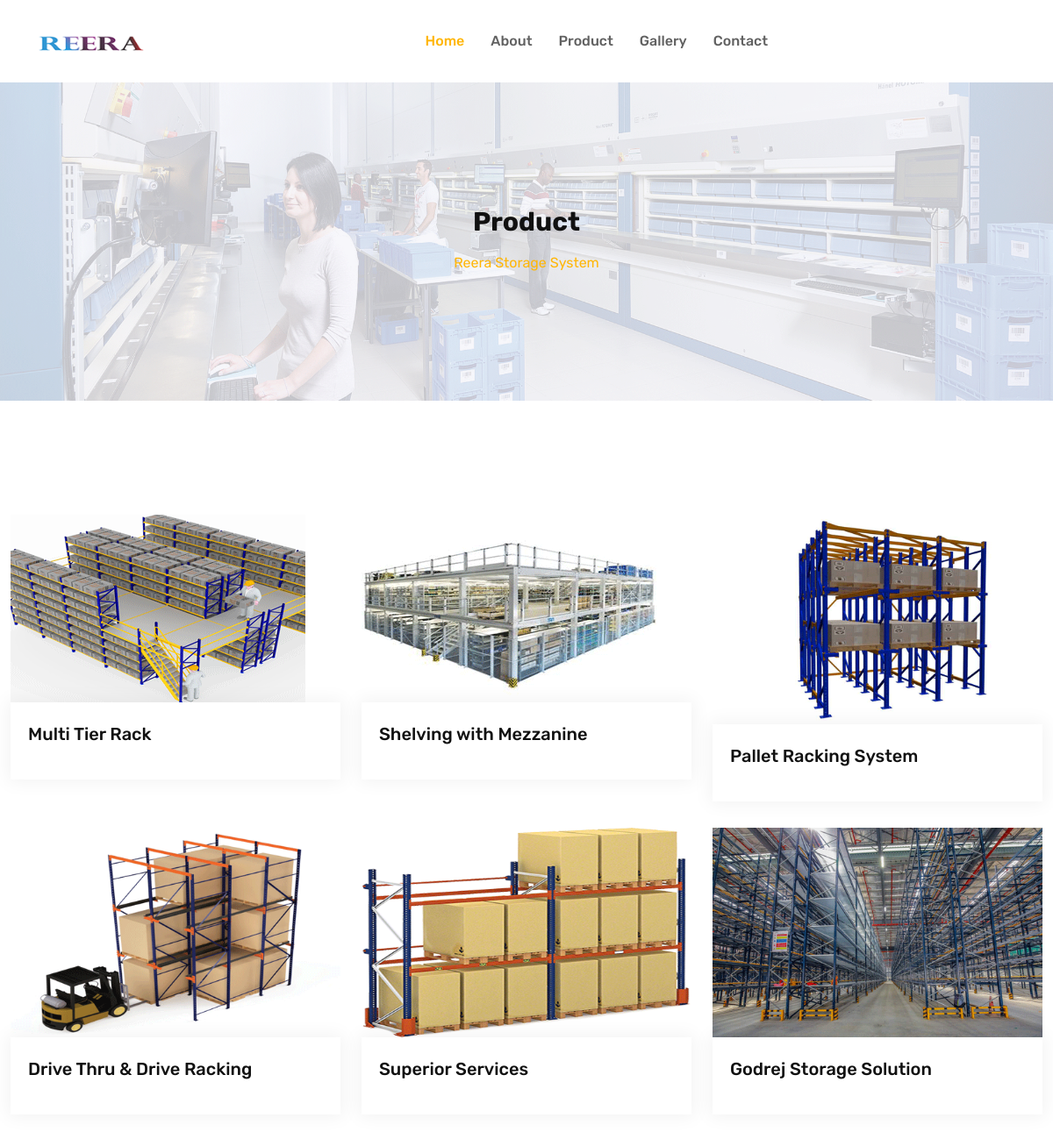
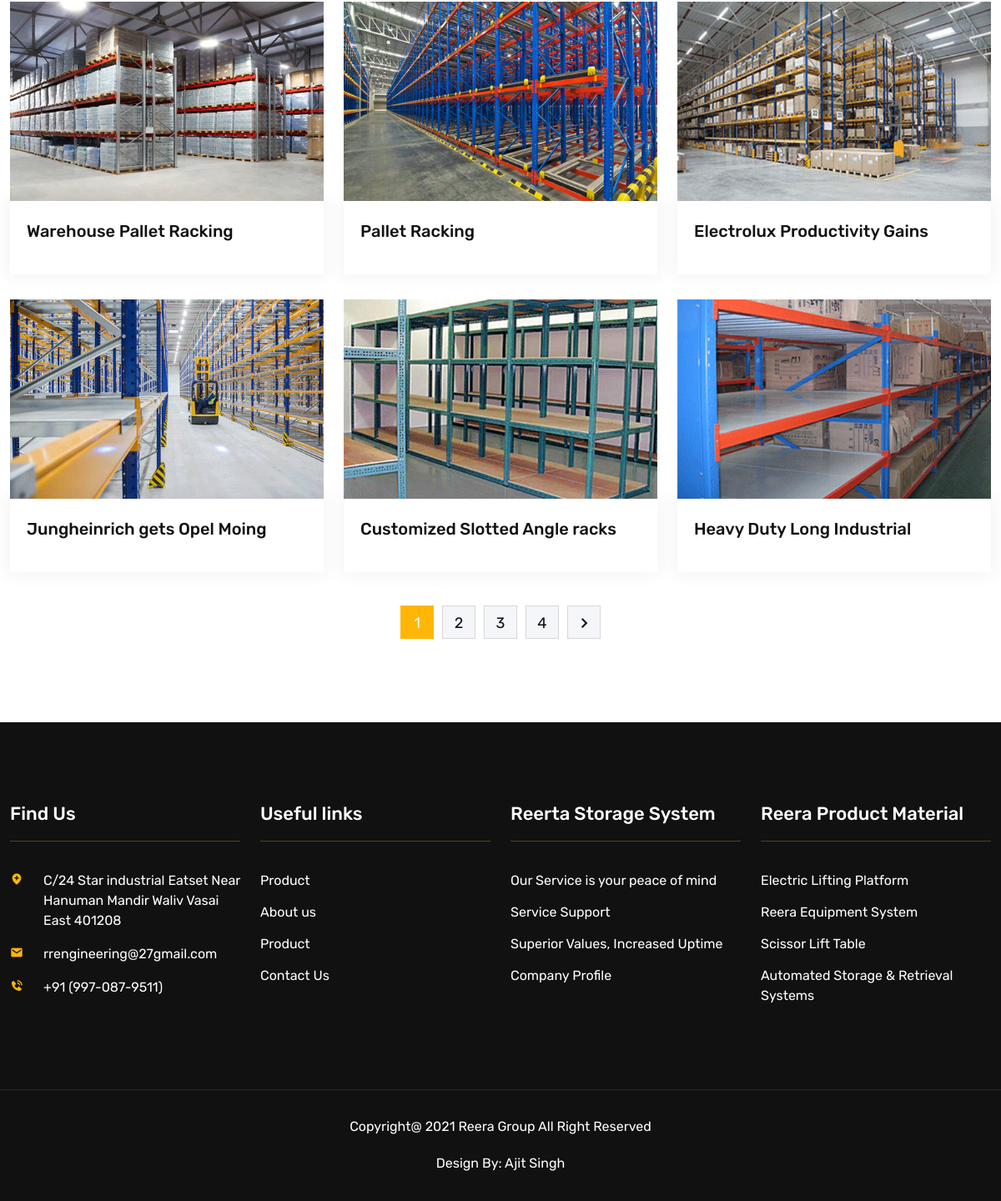
The app's page /product/ with its own data (2 pictures, top to bottom).
### websites/models.py (models this page shows, shortened)
class Product(models.Model):
    objects = models.Manager
    name = models.CharField(max_length=200)
    image = models.ImageField(upload_to='product/', max_length=150)
    is_active = models.BooleanField(
        default=True, null=True, blank=True, editable=False)
    created_by = models.ForeignKey(
        settings.AUTH_USER_MODEL, on_delete=models.CASCADE, null=True, blank=True, editable=False)
    created_on = models.DateField(default=datetime.now, editable=False)
    class Meta:
        verbose_name_plural = "Products"
        verbose_name = "Product"

### websites/views.py (the view)
# urls.py: path('product/',product, name='product'),
def product(request):
    try:
        __context = {}
        objProduct = Product.objects.filter(is_active=True).order_by('-pk')
        __context['MainProduct'] = objProduct
        return render(request, 'websites/product.html', __context)
    except Exception as ex:
        return render(request, '404.html', {'error':ex})

### websites/templates/websites/product.html (shortened to what this page needs)
{% extends 'base.html' %} {% load static %} {% block styleArea %} {% endblock %} {% block contentArea %}
<div class="page-title-area bg-4">
    <div class="container">
        <div class="page-title-content">
            <h2>Product</h2>
            <ul>
                <li class="active">Reera Storage System</li>
            </ul>
        </div>
    </div>
</div>
<section class="product-area-style ptb-100">
    <div class="container">
        <div class="row">
            {% for pro in MainProduct %}
            <div class="col-lg-4 col-md-6">
                <div class="single-course">
                    <a href="single-course.html">
                        <img src="{{pro.image.url}}" alt="Image">
                    </a>
                    <div class="course-content">
                        <a href="single-course.html">
                            <h3>{{pro.name}}</h3>
                        </a>
                    </div>
                </div>
            </div>
            {% endfor %}
            <div class="col-lg-12 col-md-12">
                <div class="pagination-area">
                    <span class="page-numbers current" aria-current="page">1</span>
                    <a href="#" class="page-numbers">2</a>
                    <a href="#" class="page-numbers">3</a>
                    <a href="#" class="page-numbers">4</a>
                    <a href="#" class="next page-numbers">
                        <i class="bx bx-chevron-right"></i>
                    </a>
                </div>
            </div>
        </div>
    </div>
</section>
{% endblock %} {% block scriptArea %} {% endblock %}

### templates/base.html (shortened to what this page needs)
<!doctype html>
<html lang="zxx">
{% load static %}
<head>
    <link rel="stylesheet" href="{% static 'css/bootstrap.min.css' %}">
    <link rel="stylesheet" href="{% static 'css/owl.theme.default.min.css' %}">
    <link rel="stylesheet" href="{% static 'css/owl.carousel.min.css' %}">
    <link rel="stylesheet" href="{% static 'css/magnific-popup.min.css' %}">
    <link rel="stylesheet" href="{% static 'css/animate.min.css' %}">
    <link rel="stylesheet" href="{% static 'css/boxicons.min.css' %}">
    <link rel="stylesheet" href="{% static 'css/flaticon.css' %}">
    <link rel="stylesheet" href="{% static 'css/meanmenu.min.css' %}">
    <link rel="stylesheet" href="{% static 'css/nice-select.min.css' %}">
    <link rel="stylesheet" href="{% static 'css/odometer.min.css' %}">
    <link rel="stylesheet" href="{% static 'css/style.css' %}">
    <link rel="stylesheet" href="{% static 'css/responsive.css' %}">
</head>
<body>
    <div class="navbar-area">
        <div class="main-nav">
            <div class="container-fluid">
                <nav class="navbar navbar-expand-md">
                    <a class="navbar-brand" href="index.html">
                        <img src="{% static 'img/logo1.gif' %}" alt="Logo">
                    </a>
                    <div class="collapse navbar-collapse mean-menu">
                        <ul class="navbar-nav m-auto">
                            <li class="nav-item">
                                <a href="{% url 'websites:index' %}" class="nav-link active">Home</a>
                            </li>
                            <li class="nav-item">
                                <a href="{% url 'websites:about' %}" class="nav-link">About</a>
                            </li>
                            <li class="nav-item">
                                <a href="{% url 'websites:product' %}" class="nav-link">Product</a>
                            </li>
                            <li class="nav-item">
                                <a href="{% url 'websites:gallery' %}" class="nav-link">Gallery</a>
                            </li>
                            <li class="nav-item">
                                <a href="{% url 'websites:contact' %}" class="nav-link">Contact</a>
                            </li>
                        </ul>
                    </div>
                </nav>
            </div>
        </div>
    </div>
    {% block contentArea %} {% endblock %}
    <footer class="footer-top-area pt-100 pb-70">
        <div class="container">
            <div class="row">
                <div class="col-lg-3 col-sm-6">
                    <div class="footer-widget">
                        <h3>Find Us</h3>
                        <ul class="address">
                            <li class="location">
                                <i class="bx bxs-location-plus"></i> C/24 Star industrial Eatset Near Hanuman Mandir Waliv Vasai East 401208
                            </li>
                            <li>
                                <i class="bx bxs-envelope"></i>
                                <a href="https://templates.hibootstrap.com/cdn-cgi/l/email-protection#0b636e6767644b6e6f7e646525686466"><span class="__cf_email__" data-cfemail="167e737a7a795673726379783875797b">rrengineering@27gmail.com</span></a>
                            </li>
                            <li>
                                <i class="bx bxs-phone-call"></i>
                                <a href="+91 (997-087-9511)">+91 (997-087-9511)</a>
                            </li>
                        </ul>
                    </div>
                </div>
                <div class="col-lg-3 col-sm-6">
                    <div class="footer-widget">
                        <h3>Useful links</h3>
                        <ul class="link">
                            <li>
                                <a href="{% url 'websites:product' %}">Product</a>
                            </li>
                            <li>
                                <a href="{% url 'websites:about' %}">About us</a>
                            </li>
                            <li>
                                <a href="{% url 'websites:product' %}">Product</a>
                            </li>
                            <li>
                                <a href="{% url 'websites:contact' %}">Contact Us</a>
                            </li>
                        </ul>
                    </div>
                </div>
                <div class="col-lg-3 col-sm-6">
                    <div class="footer-widget">
                        <h3>Reerta Storage System</h3>
                        <ul class="link">
                            <li>
                                <a href="{% url 'websites:index' %}">Our Service is your peace of mind</a>
                            </li>
                            <li>
                                <a href="{% url 'websites:index' %}">Service Support</a>
                            </li>
                            <li>
                                <a href="{% url 'websites:index' %}">Superior Values, Increased Uptime</a>
                            </li>
                            <li>
                                <a href="{% url 'websites:index' %}">Company Profile</a>
                            </li>
                        </ul>
                    </div>
                </div>
                <div class="col-lg-3 col-sm-6">
                    <div class="footer-widget">
                        <h3>Reera Product Material</h3>
                        <ul class="link">
                            <li>
                                <a href="{% url 'websites:about' %}">Electric Lifting Platform</a>
                            </li>
                            <li>
                                <a href="{% url 'websites:gallery' %}">Reera Equipment System</a>
                            </li>
                            <li>
                                <a href="{% url 'websites:gallery' %}">Scissor Lift Table</a>
                            </li>
                            <li>
                                <a href="{% url 'websites:gallery' %}">Automated Storage & Retrieval Systems</a>
                            </li>
                        </ul>
                    </div>
                </div>
            </div>
        </div>
    </footer>
    <footer class="footer-bottom-area">
        <div class="container">
            <div class="copyright-wrap">
                <p>Copyright@ 2021 Reera Group All Right Reserved</p>
                <p>Design By: Ajit Singh</p>
            </div>
        </div>
    </footer>
</body>
</html>

### static/css/responsive.css (style rules this page uses)
@media only screen and (min-width:1200px) { .container { max-width:1230px } }

### records on screen
Product: image (picture), name "Multi Tier Rack"
Product: image (picture), name "Shelving with Mezzanine"
Product: image (picture), name "Pallet Racking System"
Product: image (picture), name "Drive Thru & Drive Racking"
Product: image (picture), name "Superior Services"
Product: image (picture), name "Godrej Storage Solution"
Product: image (picture), name "Warehouse Pallet Racking"
Product: image (picture), name "Pallet Racking"
Product: image (picture), name "Electrolux Productivity Gains"
Product: image (picture), name "Jungheinrich gets Opel Moing"
Product: image (picture), name "Customized Slotted Angle racks"
Product: image (picture), name "Heavy Duty Long Industrial"
